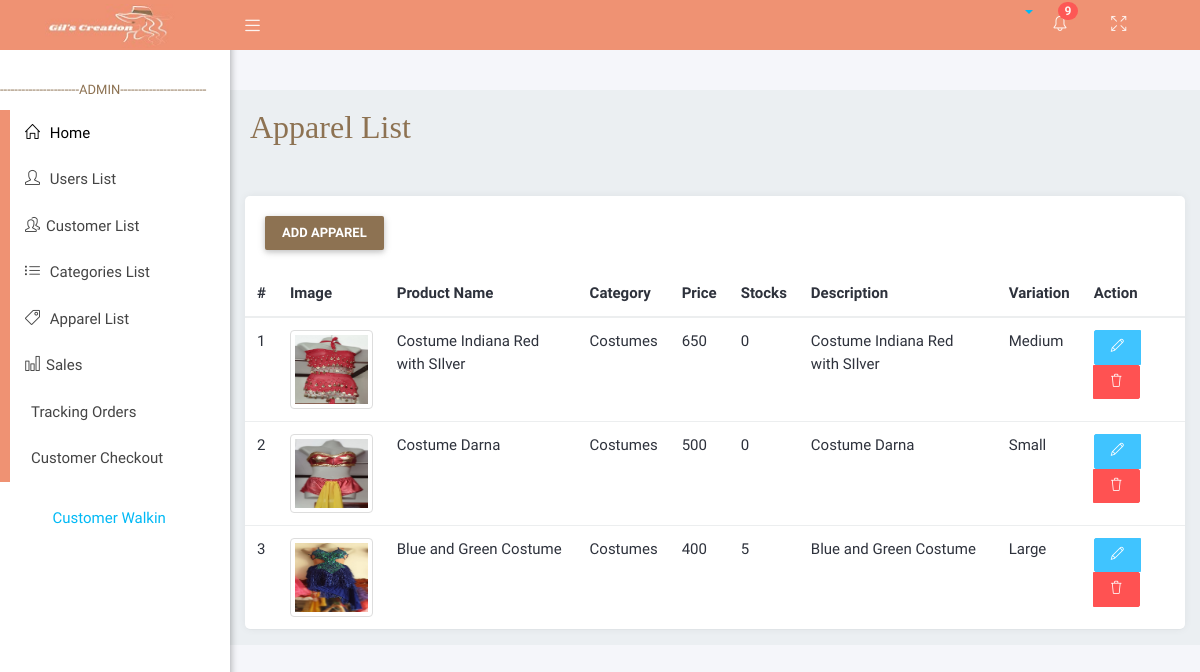
Page /adminViews/productslist.php on the earlier database version.
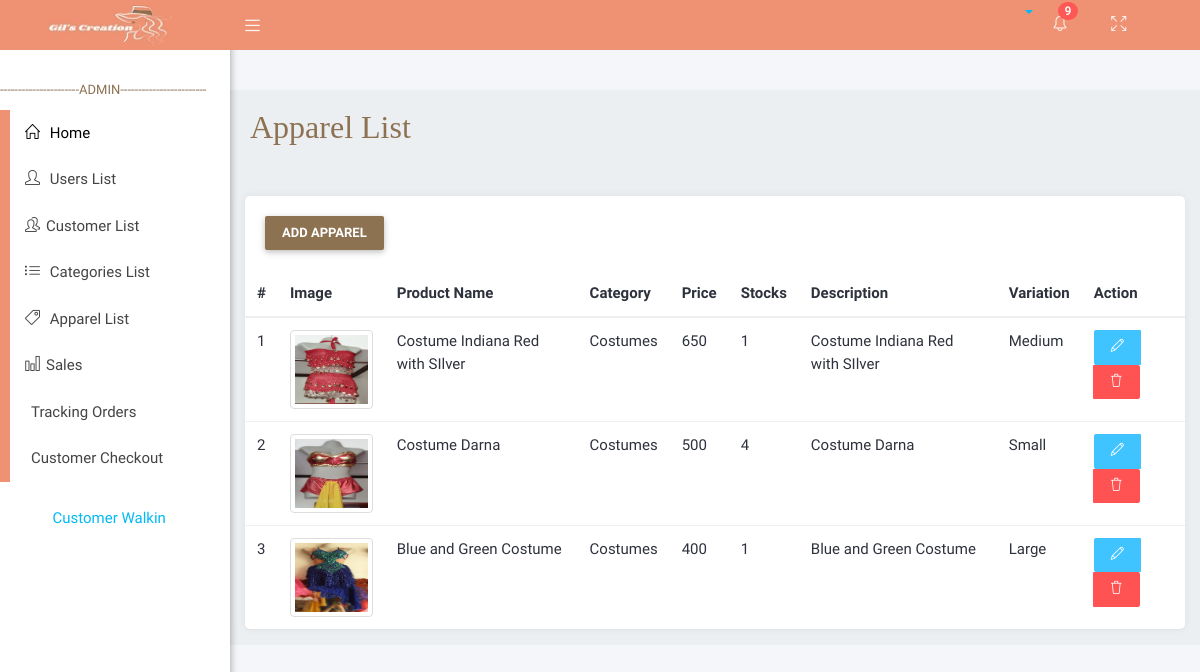
Same page on the later database version.
### tables this page shows
CREATE TABLE `products` (
  `product_id` int(11) NOT NULL,
  `image` varchar(50) NOT NULL,
  `name` varchar(255) NOT NULL,
  `price` int(11) NOT NULL,
  `variation` varchar(255) NOT NULL,
  `stocks` int(11) NOT NULL,
  `category_id` int(11) NOT NULL,
  `description` varchar(255) NOT NULL
);

CREATE TABLE `categories` (
  `category_id` int(11) NOT NULL,
  `cat_name` varchar(255) NOT NULL
);

### APIFUNCTION/DBCRUD.php (called while the page is built, shortened)
<?php
    class DBCRUD{
        private $servername='localhost';
        private $username='root';
        private $password='';
        private $dbname='brms';
        private $mysqli='';
        public function __construct(){
            $this->mysqli = new mysqli($this->servername,$this->username,$this->password,$this->dbname);
        }
        public function selectleftjoin($table,$table1,$attributename,$attributename1,$where = null){
            if ($where != null) {
                $sql = "SELECT * FROM $table LEFT JOIN $table1 ON $table1.$attributename=$table.$attributename1 WHERE $where";
            }else{
                $sql = "SELECT * FROM $table LEFT JOIN $table1 ON $table1.$attributename1=$table.$attributename";
            }
            $this->sql = $result = $this->mysqli->query($sql);
        }
    }
?>

### adminViews/productslist.php (the view, shortened to what this page needs)
<?php include('layouts/head.php'); ?>
   <div class="wrapper">
      <?php include('layouts/navbar.php'); ?>
      <?php include('layouts/sidebar.php'); ?>
    <div class="content-wrapper">
         <div class="container-fluid">
            <div class="row">
               <div class="main-header">
               <h2  style=" font-family:poppins; color:#8d7252; ">Apparel List</h2><br>
               </div>
            </div>
        <div class="card">
        <div class="card-header">
            <button type="button" class="btn btn" style="background-color:#8d7252; color:white;" data-toggle="modal" data-target="#productsModal">
            Add Apparel
            </button>
        </div>
        <div class="card-body">
        <table class="table">
                <thead class="thead-light">
                    <tr>
                    <th scope="col">#</th>
                    <th scope="col">Image</th>
                    <th scope="col">Product Name</th>
                    <th scope="col">Category</th>
                    <th scope="col">Price</th>
                    <th scope="col">Stocks</th>
                    <th scope="col">Description</th>
                    <th scope="col">Variation</th>
                    <th scope="col">Action</th>
                    </tr>
                </thead>
                <tbody>
                <?php
                    include('../APIFUNCTION/DBCRUD.php');
                    $newDBCRUD = new DBCRUD();
                    $newDBCRUD->selectleftjoin("products","categories","category_id","category_id");
                    $productsLists = $newDBCRUD->sql;
                    $index = 1;
                    while ($data = mysqli_fetch_assoc($productsLists)){
                ?>
                    <tr>
                    <td><?php echo $index; ?></td>
                    <td><img style="width:100px;" src="./uploads/<?php echo $data["image"]; ?>" class="img-thumbnail"></td>
                    <td><?php echo $data["name"]; ?></td>
                    <td><?php echo $data["cat_name"]; ?></td>
                    <td><?php echo $data["price"]; ?></td>
                    <td><?php echo $data["stocks"]; ?></td>
                    <td><?php echo $data["description"]; ?></td>
                    <td><?php echo $data["variation"]; ?></td>
                    <td>
                        <div class="btn-group" role="group" aria-label="Basic example">
                            <button type="button" class="btn btn-info" onclick="showform(<?php echo $data['product_id']; ?>);"><i class = "icon-pencil"></i></button>
                            <button type="button" class="btn btn-danger" onclick="showformdelete(<?php echo $data['product_id']; ?>);"><i class = "icon-trash"></i></button>
                        </div>
                    </td>
                    </tr>
                    <?php $index++; }?>
                </tbody>
            </table>
        </div>
        </div>
        </div>
    </div>
<?php include('layouts/footer.php');?>

### adminViews/layouts/head.php (shortened to what this page needs)
<!doctype html>
<html lang="en">
<!DOCTYPE html>
<html lang="en">
<head>
   <link rel="stylesheet" type="text/css" href="assets/icon/themify-icons/themify-icons.css">
   <link rel="stylesheet" type="text/css" href="assets/icon/icofont/css/icofont.css">
   <link rel="stylesheet" type="text/css" href="assets/icon/simple-line-icons/css/simple-line-icons.css">
   <link rel="stylesheet" type="text/css" href="assets/plugins/bootstrap/css/bootstrap.min.css">
   <link rel="stylesheet" href="assets/plugins/chartist/dist/chartist.css" type="text/css" media="all">
   <link href="assets/css/svg-weather.css" rel="stylesheet">
   <link rel="stylesheet" type="text/css" href="assets/css/main.css">
   <link rel="stylesheet" type="text/css" href="assets/css/responsive.css">
   <link rel="stylesheet" type="text/css" href="assets/css/profile.css">
</head>
<body class="sidebar-mini fixed">

### adminViews/layouts/navbar.php (shortened to what this page needs)
<header class="main-header-top hidden-print">
         <a href="index.php" class="logo" style="background-color:#EF9273;"><img class="img-fluid able-logo" src="assets/images/logo.jpg" alt="logo"></a>
         <nav class="navbar navbar-static-top" style="background-color:#EF9273;">
            <a href="#!" data-toggle="offcanvas" class="sidebar-toggle"></a>
            <div class="navbar-custom-menu f-right">
               <ul class="top-nav">
                  <li class="dropdown notification-menu">
                     <a href="#!" data-toggle="dropdown" aria-expanded="false" class="dropdown-toggle">
                        <i class="icon-bell"></i>
                        <span class="badge badge-danger header-badge">9</span>
                     </a>
                  </li>
                  <li class="pc-rheader-submenu">
                     <a href="#!" class="drop icon-circle" onclick="javascript:toggleFullScreen()">
                        <i class="icon-size-fullscreen"></i>
                     </a>
                  </li>
                  <li class="dropdown">
                     <a href="#!" data-toggle="dropdown" role="button" aria-haspopup="true" aria-expanded="false" class="dropdown-toggle drop icon-circle drop-image">
                  </li>
               </ul>
            </div>
         </nav>
      </header>

### adminViews/layouts/sidebar.php (shortened to what this page needs)
<aside class="main-sidebar hidden-print ">
         <section class="sidebar" id="sidebar-scroll">
            <ul class="sidebar-menu">
            <li class="nav-level" style="color:#8d7252;">----------------------ADMIN------------------------</li>
                <li class="treeview">
                <a class="waves-effect waves-dark" href="index.php" style="color: black">
                        <i class="icon-home"></i><span> Home</span>
                    </a>
                    <a class="waves-effect waves-dark" href="userlist.php" >
                        <i class="icon-user"></i><span> Users List</span>
                    </a>
                    <a class="waves-effect waves-dark" href="customer.php" >
                        <i class="icon-people"></i><span>Customer List</span>
                    </a>
                        <a class="waves-effect waves-dark" href="categorieslist.php" >
                        <i class="icon-list"></i><span> Categories List</span>
                    </a>
                    <a class="waves-effect waves-dark" href="productslist.php" >
                    <i class="icon-tag"></i><span> Apparel List</span>
                    </a>
                    <a class="waves-effect waves-dark" href="sales.php">
                    <i class="icon-chart"></i><span>Sales</span>
                    </a>
                    <a class="waves-effect waves-dark" href="tracking.php">
                    <i class="icon-clothes"></i><span>Tracking Orders</span>
                    </a>
                    <a class="waves-effect waves-dark" href="customer_checkout.php">
                    <i class="icon-clothes"></i><span>Customer Checkout</span>
                    </a>
              </ul>
              <div class="navbar-custom-menu" style="text-align:center; ">
                 <ul class="top-nav">
                    <li class="dropdown" style = "color:black;">
                       <a href="#!" data-toggle="dropdown" role="button" aria-haspopup="true" aria-expanded="false" class="dropdown-toggle drop icon-circle drop-image">
                          <span>Customer Walkin<i class=" icofont icofont-simple-down"></i></span>
                    </li>
            </ul>
         </section>
      </aside>

### adminViews/layouts/footer.php (shortened to what this page needs)
</body>
</html>

### adminViews/assets/css/profile.css (style rules this page uses)
body { margin: 0; padding-top: 40px; color: #2e323c; background: #f5f6fa; position: relative; height: 100%; }
.card { background: #ffffff; -webkit-border-radius: 5px; -moz-border-radius: 5px; border-radius: 5px; border: 0; margin-bottom: 1rem; }

### adminViews/assets/css/generic-class.css (style rules this page uses)
.f-right { float: right !important; }

### adminViews/assets/css/menu.css (style rules this page uses)
.top-nav .dropdown-toggle:after { content: initial; }
.main-header-top { background-color: #39444e; }
.nav-level { padding: 10px 0 !important; font-weight: 500; font-size: 13px; color: #2196f3; border-top: 1px solid #efefef; position: relative; }
.nav-level:first-child { margin-top: 20px; border-top: none; }
.main-header-top .navbar .top-nav > li > a { opacity: 0.9; color: #fff; }
.main-header-top .navbar .sidebar-toggle { color: #fff; opacity: 0.9; }
.main-header-top .logo { color: #fff; border-bottom: 0 solid transparent; }
.sidebar-menu > li > a { color: #666; }
.fixed .main-header-top, .fixed .main-sidebar, .fixed .left-side { position: fixed; }
.fixed .main-header-top { top: 0; right: 0; left: 0; }
.fixed .content-wrapper { margin-top: 50px; }
.wrapper:before { content: " "; display: table; }
.wrapper:after { content: " "; clear: both; }
.content-wrapper { height: 100%; background-color: #ebeff2; margin-left: 230px; z-index: 820; -webkit-transition: all 0.3s ease-in-out; -moz-transition: all 0.3s ease-in-out; -ms-transition: all 0.3s ease-in-out; transition: all 0.3s ease-in-out; }
.main-header-top { position: relative; max-height: 50px; z-index: 1030; }
.main-header-top > .navbar { margin-bottom: 0; margin-left: 230px; border: none; max-height: 50px; border-radius: 0; padding: 0; background-color: #39444e; }
.main-header-top .sidebar-toggle { float: left; background-color: transparent; background-image: none; padding: 15px; font-family: fontAwesome; position: relative; -webkit-transition: all 0.3s ease; -moz-transition: all 0.3s ease; -ms-transition: all 0.3s ease; transition: all 0.3s ease; max-height: 50px; }
.main-header-top .sidebar-toggle:before { font-family: 'simple-line-icons'; content: "\e601"; font-size: 15px; }
.main-header-top .logo { display: block; width: 230px; height: 50px; font-size: 15px; font-weight: 400; line-height: 50px; text-align: center; padding: 0 15px; float: left; overflow: hidden; }
.main-header-top .top-nav { list-style: none; padding-left: 0; display: inline-block; float: right; margin: 0 10px 0 0; }
.main-header-top .top-nav > li { display: inline-block; position: relative; }
.main-header-top .top-nav > li > a { padding: 15px 20px; line-height: 50px; opacity: 0.9; }
.header-badge { position: absolute; top: 2px; left: 25px; padding: 4px 6px; font-size: 11px; }
.main-sidebar { position: absolute; top: 0; left: 0; background: #fff; padding-top: 50px; min-height: 100vh; width: 230px; z-index: 810; -webkit-box-shadow: 1px 3px 7px rgba(0, 0, 0, 0.3); box-shadow: 1px 3px 7px rgba(0, 0, 0, 0.3); -webkit-transition: transform 0.3s ease-in-out, width 0.3s ease-in-out; -moz-transition: transform 0.3s ease-in-out, width 0.3s ease-in-out; -ms-transition: transform 0.3s ease-in-out, width 0.3s ease-in-out; transition: transform 0.3s ease-in-out, width 0.3s ease-in-out; }
.sidebar { padding-bottom: 10px; font-size: 16px; }
.sidebar-menu { list-style: none; margin: 0; padding: 0; white-space: nowrap; overflow: hidden; }
.sidebar-menu li { float: none; width: 100%; }
.sidebar-menu li a { display: block; width: 100%; padding: 20px; border-left: 5px solid; position: relative; z-index: 2; text-decoration: none; color: #444; box-sizing: border-box; -moz-box-sizing: border-box; -webkit-box-sizing: border-box; }
.sidebar-menu li:last-child a { border-left: 10px solid #EF9273; }
.sidebar-menu li a:after { content: ""; height: 100%; left: 0; top: 0; width: 0px; position: absolute; transition: all 0.3s ease 0s; -webkit-transition: all 0.3s ease 0s; z-index: -1; }
.sidebar-menu li:last-child a:after { background: #1abc9c; }
.sidebar-menu > li { position: relative; margin: 0; padding: 0; }
.sidebar-menu > li > a { padding: 12px 5px 12px 15px; display: block; position: relative; font-size: 15px; background-color: #fff; }
.sidebar-menu > li > a > i { padding-right: 6px; display: inline; }
.dropdown-menu li a { position: relative; padding: 8px 0px; }

Differences in the rows shown:
changed products "Costume Indiana Red with SIlver": stocks "0" → "1"
changed products "Costume Darna": stocks "0" → "4"
changed products "Blue and Green Costume": stocks "5" → "1"
